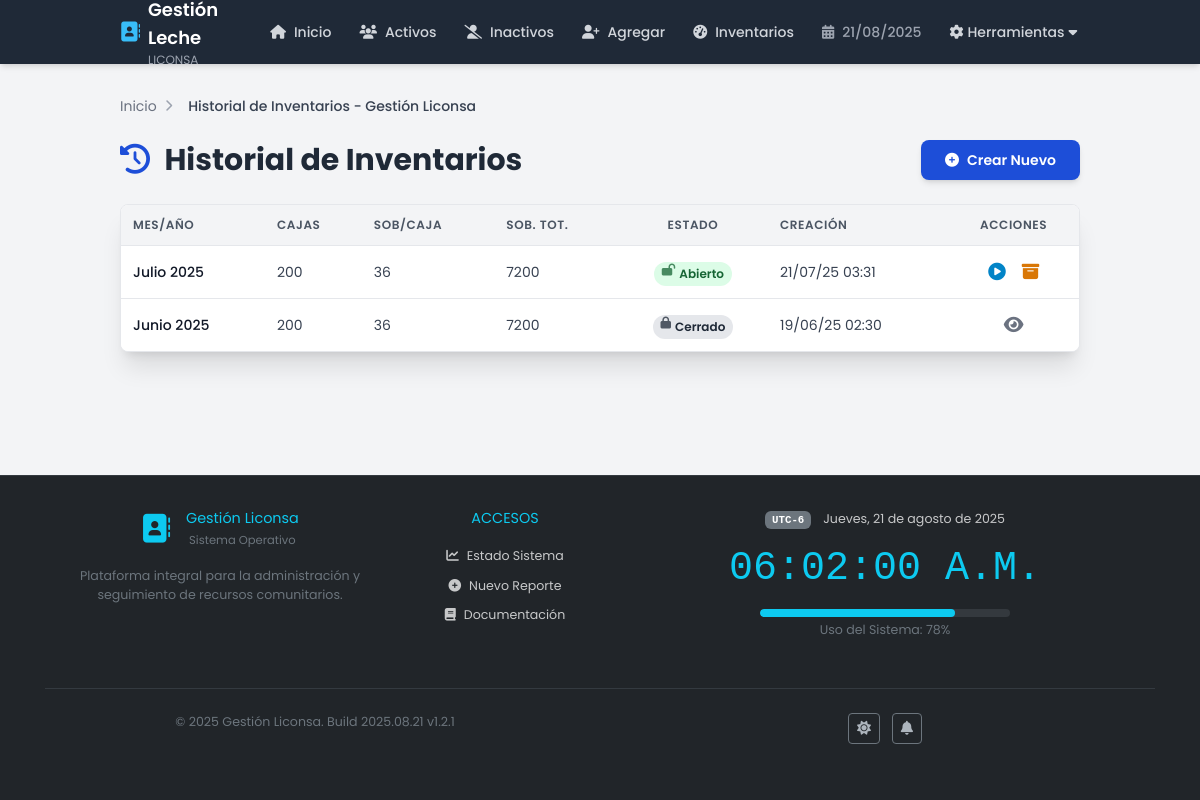
The page /inventarios/historial_inventarios.php on the database its author committed.
### tables this page shows
CREATE TABLE `inventarios` (
  `id` int(11) NOT NULL,
  `mes` int(11) NOT NULL,
  `anio` int(11) NOT NULL,
  `cajas_ingresadas` int(11) NOT NULL,
  `sobres_por_caja` int(11) NOT NULL DEFAULT 36,
  `precio_sobre` decimal(10,2) NOT NULL DEFAULT 13.00,
  `estado` enum('abierto','cerrado') NOT NULL DEFAULT 'abierto',
  `fecha_creacion` timestamp NOT NULL DEFAULT current_timestamp(),
  `fecha_cierre` timestamp NULL DEFAULT NULL
);

### inventarios/Inventario.php (called while the page is built, shortened)
<?php
require_once __DIR__ . '/../config/conexion.php';
class Inventario {
    private $conn;
    private $table = 'inventarios';
    public $cajas_ingresadas;
    public $sobres_por_caja;
    public function __construct() {
        $database = new Conexion();
        $this->conn = $database->conectar();
    }
    public function leer() {
        $query = "SELECT * FROM " . $this->table . " ORDER BY anio DESC, mes DESC";
        try {
            $stmt = $this->conn->prepare($query);
            $stmt->execute();
            return $stmt;
        } catch (PDOException $e) {
            error_log("Error PDO en Inventario::leer(): " . $e->getMessage());
            return false;
        }
    }
    public function calcularSobresTotales() {
        return (int)($this->cajas_ingresadas ?? 0) * (int)($this->sobres_por_caja ?? 0);
    }
    public static function nombreMesStatic($numeroMes) {
        $meses = [
            1 => 'Enero', 2 => 'Febrero', 3 => 'Marzo', 4 => 'Abril',
            5 => 'Mayo', 6 => 'Junio', 7 => 'Julio', 8 => 'Agosto',
            9 => 'Septiembre', 10 => 'Octubre', 11 => 'Noviembre', 12 => 'Diciembre'
        ];
        $numeroMesInt = (int)$numeroMes;
        return $meses[$numeroMesInt] ?? 'Mes inválido';
    }
}
?>

### config/conexion.php (called while the page is built, shortened)
<?php
class Conexion {
    private $host = 'localhost';
    private $db_name = 'gestion_leche';
    private $username = 'root';
    private $password = '';
    public function conectar() {
        $this->conn = null;
        try {
            $options = [
                PDO::ATTR_ERRMODE => PDO::ERRMODE_EXCEPTION,
                PDO::ATTR_DEFAULT_FETCH_MODE => PDO::FETCH_ASSOC,
                PDO::ATTR_EMULATE_PREPARES => false,
                PDO::MYSQL_ATTR_INIT_COMMAND => "SET sql_mode='STRICT_TRANS_TABLES'",
                PDO::ATTR_PERSISTENT => false,
            ];
            $this->conn = new PDO(
                "mysql:host={$this->host};dbname={$this->db_name};charset=utf8mb4",
                $this->username,
                $this->password,
                $options
            );
        } catch(PDOException $e) {
            error_log("Database connection error: " . $e->getMessage() . " at " . date('Y-m-d H:i:s'));
            throw new Exception("Error de conexión a la base de datos");
        }
        return $this->conn;
    }
}
?>

### inventarios/historial_inventarios.php (the view, shortened to what this page needs)
<?php
$page_title = "Historial de Inventarios - Gestión Liconsa";
$protocol = (!empty($_SERVER['HTTPS']) && $_SERVER['HTTPS'] !== 'off' || $_SERVER['SERVER_PORT'] == 443) ? "https://" : "http://";
$host = $_SERVER['HTTP_HOST'];
$project_folder = '/gestion_leche_web';
$baseUrl = $protocol . $host . $project_folder;
include_once __DIR__ . "/../layout/header.php";
include_once __DIR__ . "/Inventario.php";
$inventario_obj = new Inventario();
$stmt_inventarios = $inventario_obj->leer();
?>
<main class="container mx-auto px-4 sm:px-6 lg:px-8 py-6 md:py-8">
    <div class="max-w-7xl mx-auto">
        <nav class="mb-6 text-sm" aria-label="Breadcrumb">
            <ol class="list-none p-0 inline-flex flex-wrap space-x-1 sm:space-x-2">
                <li class="flex items-center">
                    <a href="<?php echo htmlspecialchars($baseUrl); ?>/index.php" class="text-gray-500 hover:text-liconsa-blue transition duration-150 ease-in-out">Inicio</a>
                    <i class="fas fa-chevron-right text-gray-400 mx-1 sm:mx-2 text-xs"></i>
                </li>
                <li class="flex items-center">
                    <span class="text-gray-700 font-medium"><?php echo htmlspecialchars($page_title); ?></span>
                </li>
            </ol>
        </nav>
        <div class="flex flex-col sm:flex-row justify-between items-center mb-6 gap-4">
            <h1 class="text-xl sm:text-2xl md:text-3xl font-bold text-gray-800">
                <i class="fas fa-history text-liconsa-blue mr-2"></i>
                Historial de Inventarios
            </h1>
            <a href="crear_inventario.php" class="w-full sm:w-auto bg-liconsa-blue hover:bg-blue-700 text-white font-semibold py-2 px-4 sm:py-2.5 sm:px-6 rounded-lg shadow-md hover:shadow-lg flex items-center justify-center text-sm transition duration-150 ease-in-out transform hover:scale-105">
                <i class="fas fa-plus-circle mr-2"></i>Crear Nuevo
            </a>
        </div>
        <?php if ($stmt_inventarios && $stmt_inventarios->rowCount() > 0): ?>
            <div class="bg-white shadow-xl rounded-lg border border-gray-200 overflow-hidden">
                <div class="overflow-x-auto">
                    <table class="min-w-full divide-y divide-gray-200">
                        <thead class="bg-gray-100">
                            <tr>
                                <th scope="col" class="px-3 py-3 text-left text-xs font-semibold text-gray-600 uppercase tracking-wider">Mes/Año</th>
                                <th scope="col" class="px-3 py-3 text-left text-xs font-semibold text-gray-600 uppercase tracking-wider hidden sm:table-cell">Cajas</th>
                                <th scope="col" class="px-3 py-3 text-left text-xs font-semibold text-gray-600 uppercase tracking-wider hidden md:table-cell">Sob/Caja</th>
                                <th scope="col" class="px-3 py-3 text-left text-xs font-semibold text-gray-600 uppercase tracking-wider">Sob. Tot.</th>
                                <th scope="col" class="px-3 py-3 text-center text-xs font-semibold text-gray-600 uppercase tracking-wider">Estado</th>
                                <th scope="col" class="px-3 py-3 text-left text-xs font-semibold text-gray-600 uppercase tracking-wider hidden lg:table-cell">Creación</th>
                                <th scope="col" class="px-3 py-3 text-center text-xs font-semibold text-gray-600 uppercase tracking-wider">Acciones</th>
                            </tr>
                        </thead>
                        <tbody class="bg-white divide-y divide-gray-200">
                            <?php while ($row = $stmt_inventarios->fetch(PDO::FETCH_ASSOC)):
                                $inv_temp = new Inventario();
                                $inv_temp->cajas_ingresadas = $row['cajas_ingresadas'];
                                $inv_temp->sobres_por_caja = $row['sobres_por_caja'];
                                $sobres_totales = $inv_temp->calcularSobresTotales();
                            ?>
                                <tr class="hover:bg-gray-50 transition-colors duration-150">
                                    <td class="px-3 py-3 whitespace-nowrap text-sm font-medium text-gray-900">
                                        <?php echo Inventario::nombreMesStatic((int)$row['mes']) . ' ' . htmlspecialchars($row['anio']); ?>
                                    </td>
                                    <td class="px-3 py-3 whitespace-nowrap text-sm text-gray-700 hidden sm:table-cell"><?php echo htmlspecialchars($row['cajas_ingresadas']); ?></td>
                                    <td class="px-3 py-3 whitespace-nowrap text-sm text-gray-700 hidden md:table-cell"><?php echo htmlspecialchars($row['sobres_por_caja']); ?></td>
                                    <td class="px-3 py-3 whitespace-nowrap text-sm text-gray-700"><?php echo htmlspecialchars($sobres_totales); ?></td>
                                    <td class="px-3 py-3 whitespace-nowrap text-sm text-center">
                                        <?php if ($row['estado'] == 'abierto'): ?>
                                            <span class="px-2 py-0.5 inline-flex text-xs leading-5 font-semibold rounded-full bg-green-100 text-green-800">
                                                <i class="fas fa-lock-open mr-1 opacity-75"></i>Abierto
                                            </span>
                                        <?php else: ?>
                                            <span class="px-2 py-0.5 inline-flex text-xs leading-5 font-semibold rounded-full bg-gray-200 text-gray-800">
                                                <i class="fas fa-lock mr-1 opacity-75"></i>Cerrado
                                            </span>
                                        <?php endif; ?>
                                    </td>
                                    <td class="px-3 py-3 whitespace-nowrap text-sm text-gray-700 hidden lg:table-cell">
                                        <?php echo $row['fecha_creacion'] ? date('d/m/y H:i', strtotime($row['fecha_creacion'])) : '-'; ?>
                                    </td>
                                    <td class="px-3 py-3 whitespace-nowrap text-sm font-medium text-center">
                                        <div class="flex items-center justify-center space-x-2">
                                            <?php if ($row['estado'] == 'abierto'): ?>
                                                <a href="<?php echo htmlspecialchars($baseUrl); ?>/resumen/dashboard.php?inventario_id=<?php echo $row['id']; ?>" class="text-sky-600 hover:text-sky-800 transition-colors duration-150 p-1 rounded-md hover:bg-sky-100" title="Continuar Gestión">
                                                </a>
                                                <a href="cerrar_inventario.php?id=<?php echo $row['id']; ?>&origen=historial_inventarios.php" class="text-amber-600 hover:text-amber-800 transition-colors duration-150 p-1 rounded-md hover:bg-amber-100" title="Cerrar Inventario"
                                                   onclick="return confirm('¿Está seguro de cerrar el inventario para <?php echo Inventario::nombreMesStatic((int)$row['mes']) . ' ' . htmlspecialchars($row['anio']); ?>?\n\nEsta acción no se puede deshacer.')">
                                                </a>
                                            <?php else: ?>
                                                <a href="<?php echo htmlspecialchars($baseUrl); ?>/resumen/resumen_inventario.php?inventario_id=<?php echo $row['id']; ?>" class="text-gray-500 hover:text-gray-700 transition-colors duration-150 p-1 rounded-md hover:bg-gray-100" title="Ver Detalles">
                                                </a>
                                            <?php endif; ?>
                                        </div>
                                    </td>
                                </tr>
                            <?php endwhile; ?>
                        </tbody>
                    </table>
                </div>
            </div>
        <?php endif; ?>
    </div>
</main>
<?php include_once __DIR__ . "/../layout/footer.php"; ?>

### layout/header.php (style rules this page uses)
body { font-family: 'Poppins', 'sans-serif'; background-color: #f3f4f6; color: #374151; display: flex; flex-direction: column; min-height: 100vh; }

### rows shown on the page
inventarios: mes "Julio", anio "2025", cajas_ingresadas "200", sobres_por_caja "36", sobres_totales "7200", estado "abierto" (drawn), fecha_creacion "21/07/25 03:31"
inventarios: mes "Junio", anio "2025", cajas_ingresadas "200", sobres_por_caja "36", sobres_totales "7200", estado "cerrado" (drawn), fecha_creacion "19/06/25 02:30"

### other values the page prints
$page_title "Historial de Inventarios - Gestión Liconsa"
